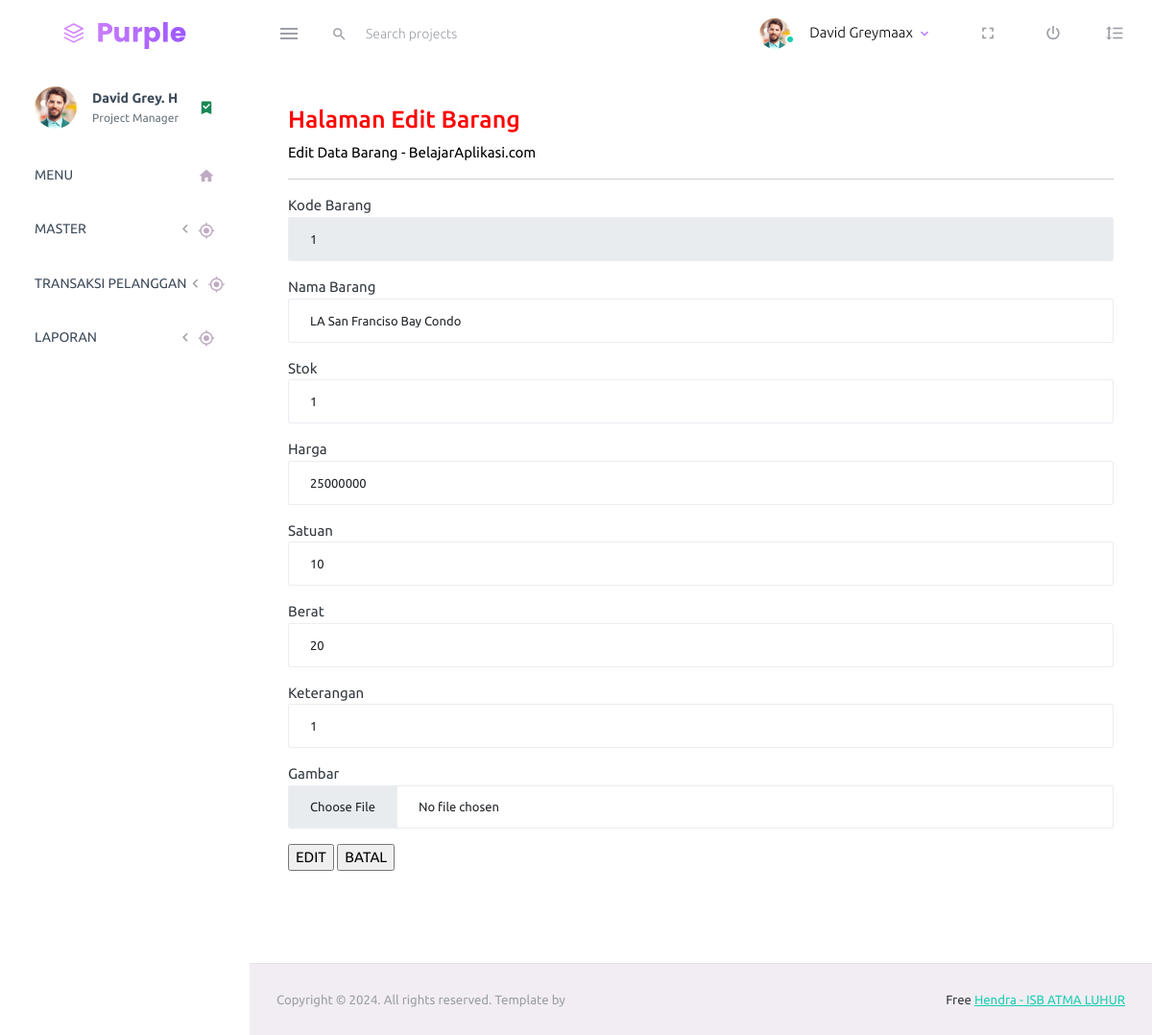
The app's page /admin/barang/edit/1, older data.
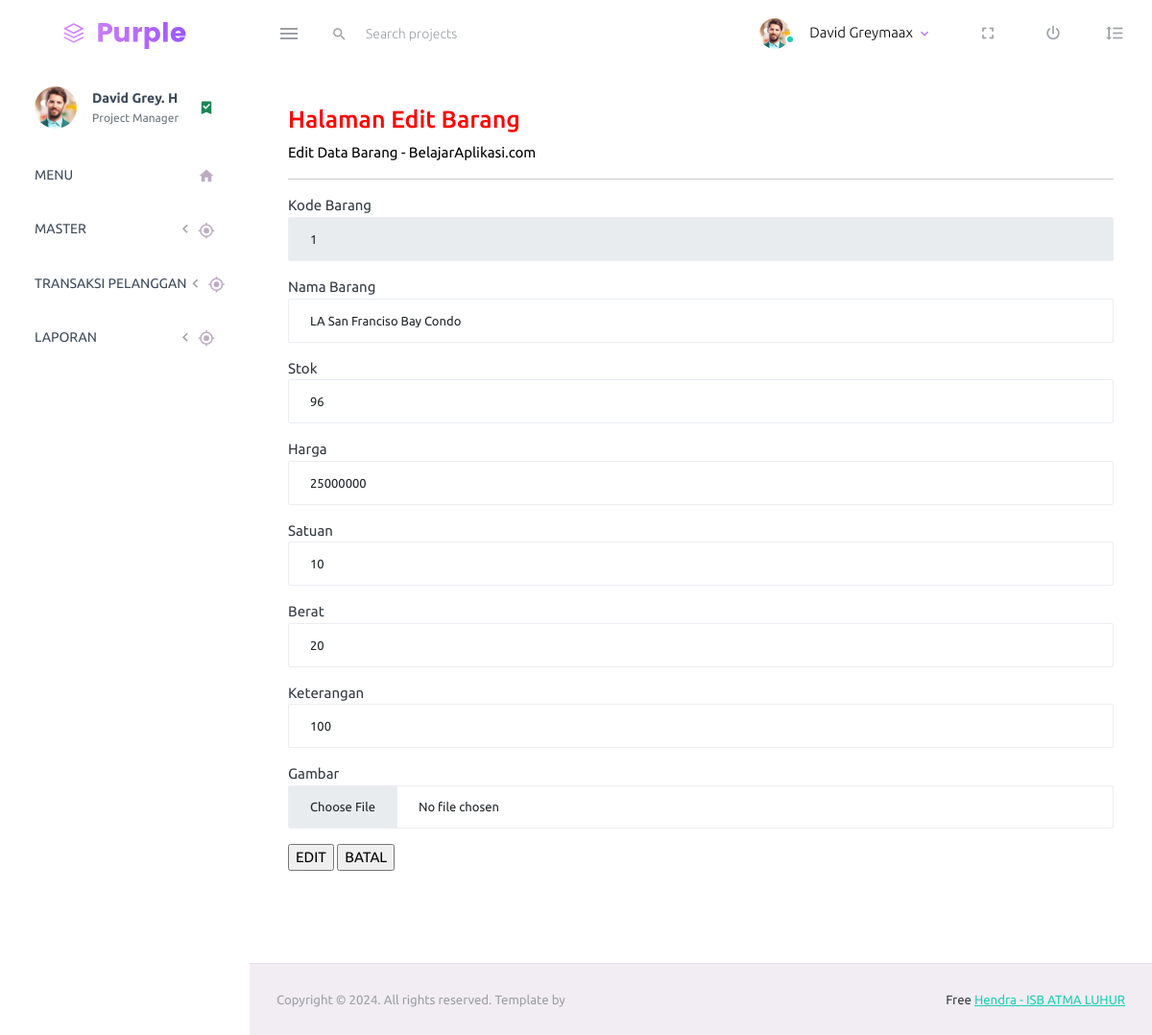
The same page, newer data.
### tables this page shows
CREATE TABLE barang (
    kd_barang VARCHAR(10) PRIMARY KEY,
    nama_barang VARCHAR(50) NOT NULL,
    stok INT(3) NOT NULL,
    harga INT(8) NOT NULL,
    berat INT(3) NOT NULL,
    satuan VARCHAR(15) NOT NULL,
    keterangan VARCHAR(100) NOT NULL,
    gambar VARCHAR(100) NOT NULL
);

### admin/application/views/layout/konten.php (called while the page is built)
<?php
	if ($isi) {
		$this->load->view($isi);
	}
?>

### admin/application/views/layout/wrapper.php (called while the page is built)
<?php
	require_once('header.php');
	require_once('menu.php');
	require_once('konten.php');
	require_once('footer.php');
?>

### admin/application/controllers/Barang.php (called while the page is built, shortened)
<?php
	class Barang extends CI_Controller {
		public function __construct() {
			$this->load->model('Barang_model');
			$this->load->model('General_model');
		}
		public function edit($id='') {
			$this->form_validation->set_rules('kd_barang', 'Kode Barang', 'required');
			$this->form_validation->set_rules('nama_barang', 'Nama Barang', 'required');
			$this->form_validation->set_rules('stok', 'Stok', 'required');
			$this->form_validation->set_rules('harga', 'Harga', 'required');
			$this->form_validation->set_rules('berat', 'Berat', 'required');
			$this->form_validation->set_rules('satuan', 'Satuan', 'required');
			$this->form_validation->set_rules('keterangan', 'Keterangan', 'required');
			$this->form_validation->set_rules('gambar', 'Gambar', 'required');
			if ($this->form_validation->run() === FALSE) {
				$data = array(
					'title' => 'Edit Barang',
					'isi'   => 'barang/edit_barang',
					'data'  => $this->Barang_model->info_barang($id),
					'kd_barang' => $id
				);
				$this->load->view('layout/wrapper', $data);
			}
		}
	}
?>

### admin/index.php (called while the page is built, shortened)
<?php
require_once BASEPATH.'core/CodeIgniter.php';

### admin/application/models/Barang_model.php (called while the page is built, shortened)
<?php
	class Barang_model extends CI_Model {
		public function info_barang($id) {
			$query = $this->db->query("select * from barang where kd_barang = '$id'");
			if($query->num_rows() > 0) {
				return $query->row();
			}else {
				return false;
			}
		}
	}
?>

### admin/application/views/barang/edit_barang.php (the view)
<div class="row">
	<div class="col-md-12 grid-margin stretch-card">
		<div class="card">
			<div class="card-body">
				<h3 align="left" style="color:red;">Halaman Edit Barang<br></h3>
				<p align="left" style="color:black;">Edit Data Barang - BelajarAplikasi.com<br></p>
				<hr>
				<form name="form1" method="post" action="<?php echo base_url() ?>barang/edit/<?php echo $kd_barang ?>">
					<p><Label>Kode Barang</Label>
						<input type="text" class="form-control" name="kd_barang" value="<?php echo $kd_barang ?>"
							readonly></p>
					<p><Label>Nama Barang</Label>
						<input type="text" class="form-control" name="nama_barang" value="<?php echo $data->
                        nama_barang ?>"></p>
					<p><Label>Stok</Label>
						<input type="text" class="form-control" name="stok" value="<?php echo $data->stok ?>"></p>
					<p><Label>Harga</Label>
						<input type="text" class="form-control" name="harga" value="<?php echo $data->harga ?>"></p>
					<p><Label>Satuan</Label>
						<input type="text" class="form-control" name="satuan" value="<?php echo $data->satuan ?>"></p>
					<p><Label>Berat</Label>
						<input type="text" class="form-control" name="berat" value="<?php echo $data->berat ?>"></p>
					<p><Label>Keterangan</Label>
						<input type="text" class="form-control" name="keterangan" value="<?php echo $data->keterangan?>">
					</p>
					<p><Label>Gambar</Label>
						<input type="file" class="form-control" name="gambar" value="<?php echo $data->gambar ?>"></p>
					<p>
						<input type="submit" name="submit" value="EDIT">
						<input type="reset" name="submit2" value="BATAL">
					</p>
				</form>
			</div>
		</div>
	</div>
</div>

Row changes from the older to the newer data that the page shows:
changed barang "LA San Franciso Bay Condo": stok "1" → "96"; keterangan "1" → "100"
